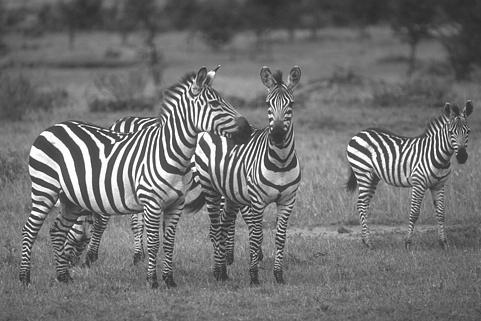
#> input picture project2_edge_detection/zebra.jpg, 481 x 321 px, found by its file name
$ jupyter execute --allow-errors test_detector.ipynb   (older library calls are emulated)
#> lines starting #> are read from the running program, lines starting #| are printed output that depends on the picture
### project2_edge_detection/canny_detector.py
"""
@author Phu Vuong
3rd October 2020, Fall Semester @ Jeonbuk National University, Computer Vision Course
Instructor: Prof. Hyojong Lee
"""
from PIL import Image
import matplotlib.pyplot as plt
import numpy as np
import copy

class canny_detector():
    def __init__(self,img_path = None,gaussian_size=3,gaussian_sigma=1,highThresholdRatio=0.17,lowThresholdRatio=0.4,weak_pixel =75, strong_pixel =255,
                                        strides=1, padding='same', verbose=True, title=None, double_thresh=True, threshold_=30):
        """ This is the canny detector implemented in Python3. This class will initialize some parameters for edge detection.
        gaussian_size: is the kernel size of Gaussian filter
        gaussian_sigma: gaussian sigma hyperparameter
        highThresholdRatio and lowThresholdRatio are the parameters we want to tune. High highThresholdRatio means the less edge we want, lower highThresholdRatio means we want more edge
        and this could result in high noise. lowThresholdRatio is the ratio due to highthreshold.

                                    |--------   those pixels defined as strong pixels => edge pixels
            highthreshold---------- |        ---------                                }
                                    |                  -----------                    }  => weak pixels, these pixels will be reconsidered by edge_hysteresis
            lowthreshold----------- |                             ---------           }
                                    |                                      ------------ => eliminate

        strides is the how much you want to slide your kernel through the image. This function only work with strides = 1 at the moment
        padding is how you want to output to be. If padding = 'same', then the output image will be the same size as the input.
        double_thresh is set to True when we want to use canny detector, if it set to False we will threshold the image by only one threshold
        threshold_ is the value of threshold we want to set when we don't use double threshold
        verbose = True when we want to show the intermediate image as well as the final result
        title is the title of the graph
        highthresholdratio is proportional to the maximum pixel in the image. it uses to compute the highthreshold
        lowthresholdratio is proportional the highthreshold. it uses to compute lowthreshold
        how to use:
        firstly we have to import this class to the command prompt or if you use notebook can also do by: from canny_detector import canny_detector
        then initialize this class: canny = canny_detector() we also need to set the parameter when calling this class
        finally call the function detect_edge()

        if you have any problem can contact me via vmphu@outlook.com

        """
        self.img_path = img_path
        self.gaussian_size = gaussian_size
        self.sigma = gaussian_sigma
        self.highThresholdRatio = highThresholdRatio
        self.lowThresholdRatio = lowThresholdRatio
        self.weak_pixel = weak_pixel
        self.strong_pixel = strong_pixel
        self.strides = strides
        self.padding = padding
        self.verbose = verbose
        self.title = title
        self.double_thresh =double_thresh
        self.threshold_ = threshold_

    def convolve(self, img_path, kernel, title = None):
        """
        This function will take an image, a kernel as input and return the image which is filtered by the kernel.
        The kernel should be in square size, for example (3,3), (5,5), (7,7), (9,9)....

        strides is the how much you want to slide your kernel through the image. This function only work with strides = 1 at the moment

        padding is how you want to output to be. If padding = 'same', then the output image will be the same size as the input.
        """
        if type(img_path)!=str:
            image = img_path
        else:
        # read image
            image = np.array(Image.open(img_path))

        if len(image.shape) ==3:
            image_row, image_col,image_cha = image.shape
        else:
            image_row, image_col =image.shape


        kernel = np.flip(kernel)    # flip the kernel before convolve
        kernel_row, kernel_col = kernel.shape

        # pad the image with zero
        if self.padding == 'same': # padding = same when we want the output equal input
            out_height = int(np.ceil(float(image_row) / float(self.strides)))
            out_width  = int(np.ceil(float(image_col) / float(self.strides)))
        elif self.padding == 'valid': # padding = valid, the output size and input size are different but be able to convolve
            out_height = int(np.ceil(float(image_row - kernel_row + 1) / float(self.strides)))
            out_width  = int(np.ceil(float(image_col - kernel_col + 1) / float(self.strides)))
        pad_along_height = max((out_height - 1) * self.strides +
                        kernel_row - image_row, 0)
        pad_along_width = max((out_width - 1) * self.strides +
                        kernel_col - image_col, 0)
        pad_top = int(pad_along_height // 2)
        pad_bottom = int(pad_along_height - pad_top)
        pad_left = int(pad_along_width // 2)
        pad_right = int(pad_along_width - pad_left)


        #create a empty numpy array to store padded image
        padded_image = np.ndarray(((image_row +(pad_top+pad_bottom)),
                                (image_col +(pad_left+pad_right)) ),np.int)

        # pad image
        padded_image[:,:] = np.pad( image,((pad_top,pad_bottom), (pad_left,pad_right)),'constant')

        # create an output to store the result
        output = np.zeros((out_height, out_width))

        # naive two for loops, there is another way but I did not have time to research further
        for row in range(image_row):
            for col in range(image_col):
                output[row, col] = (1/(kernel_row * kernel_col)) *np.sum(kernel * padded_image[row:row + kernel_row, col:col + kernel_col])

        # retrieve img from numpy array
        output1= Image.fromarray(np.array(np.uint8(output)))

        if self.verbose:
            plt.imshow(output1, cmap ='gray')
            plt.title("Output Image using {} ".format(title))
            plt.show()

        return output


    def gaussian_kernel(self):
        size = self.gaussian_size
        sigma = self.sigma
        size = int(size) // 2
        x, y = np.mgrid[-size:size+1, -size:size+1]
        normal = 1 / (2.0 * np.pi * sigma**2)
        g =  np.exp(-((x**2 + y**2) / (2.0*sigma**2))) * normal
        return g

    def sobel_detection(self, img):

        # create x_kernel and y_kernel
        sobel_x_kernel =np.array([[-1, -2, -1], [0, 0, 0], [1, 2, 1]])
        sobel_y_kernel =np.array([[-1, 0, 1], [-2, 0, 2], [-1, 0, 1]])
        # convolve the image with kernels
        dx = self.convolve(img,sobel_x_kernel, title="gradient in x-direction")
        dy = self.convolve(img,sobel_y_kernel, title="gradient in y-direction")

        #compute gradient magnitude
        G = np.sqrt((np.square(dx)+np.square(dy)))
        G = G / G.max() * 255
        theta = np.arctan(dy, dx) # compute theta
        if self.verbose:
            plt.imshow(G,cmap='gray')
            plt.title("Output Image using sobel filter")
            plt.show()
        return G,theta

    def non_max_suppression(self,img, theta):
        M, N = img.shape
        # create an output
        Z = np.zeros((M,N), dtype=np.int32)

        # convert theta from radian to degree
        angle = theta * 180. / np.pi
        angle[angle < 0] += 180


        for i in range(M):
            for j in range(N):
                try:  # use try to excaspe the border pixels
                    q = 255
                    r = 255

                    #angle 0, horizontal
                    if (0 <= angle[i,j] < 22.5) or (157.5 <= angle[i,j] <= 180):
                        q = img[i, j+1]
                        r = img[i, j-1]
                    #angle 45, diagonal
                    elif (22.5 <= angle[i,j] < 67.5):
                        q = img[i+1, j-1]
                        r = img[i-1, j+1]
                    #angle 90
                    elif (67.5 <= angle[i,j] < 112.5):
                        q = img[i+1, j]
                        r = img[i-1, j]
                    #angle 135, diagonal
                    elif (112.5 <= angle[i,j] < 157.5):
                        q = img[i-1, j-1]
                        r = img[i+1, j+1]

                    if (img[i,j] >= q) and (img[i,j] >= r):
                        Z[i,j] = img[i,j]
                    else:
                        Z[i,j] = 0

                except:
                    pass
        if self.verbose:
            plt.imshow(Z,cmap='gray')
            plt.title("Output Image using non maximum supression ")
            plt.show()
        return Z

    def double_threshold(self, img):

        # compute the highthreshold and lowthreshold respectively based on the ratio
        highThreshold = img.max() * self.highThresholdRatio
        lowThreshold =  self.lowThresholdRatio*highThreshold

        M, N = img.shape
        res = np.zeros((M,N), dtype=np.int32) # create the result matrix for the output

        weak = self.weak_pixel
        strong = self.strong_pixel

        strong_i, strong_j = np.where(img >= highThreshold)  # find where the strong pixels which are greater than the highthreshold

        weak_i, weak_j = np.where((img <= highThreshold) & (img >= lowThreshold)) # find weak pixels which are greater the the lowthreshold but smaller than highthreshold

        # finally get the image with only strong and weak pixels
        res[strong_i, strong_j] = strong
        res[weak_i, weak_j] = weak
        if self.verbose:
            plt.imshow(res,cmap='gray')
            plt.title("Output Image using double thresholding ")
            plt.show()

        return res
    def edge_hysteresis(self, img):
        M, N = img.shape
        weak = self.weak_pixel
        strong = self.strong_pixel

        for i in range(1, M-1):
            for j in range(1, N-1):
                if (img[i,j] == weak):
                    try: # a pixel is considered to be strong if it connected to at least one strong pixel neighbor
                        if ((img[i+1, j-1] == strong) or (img[i+1, j] == strong) or (img[i+1, j+1] == strong)
                            or (img[i, j-1] == strong) or (img[i, j+1] == strong)
                            or (img[i-1, j-1] == strong) or (img[i-1, j] == strong) or (img[i-1, j+1] == strong)):
                            img[i, j] = strong
                        else: # if not eliminate it
                            img[i, j] = 0
                    except IndexError as e:
                        pass
        if self.verbose:
            plt.imshow(img,cmap='gray')
            plt.title("Output Image using hysteresis ")
            plt.show()
        return img
    # [10 lines left out: function normal_threshold, not called in this run]
    def detect_edge(self):
        smooth = self.convolve(self.img_path,self.gaussian_kernel(), title ="Gaussian smooth")
#> in convolve, image is the input picture: shape (321, 481); min 6, max 255, mean 112.1
#> after the loop in convolve, `for row in range(image_row):`:
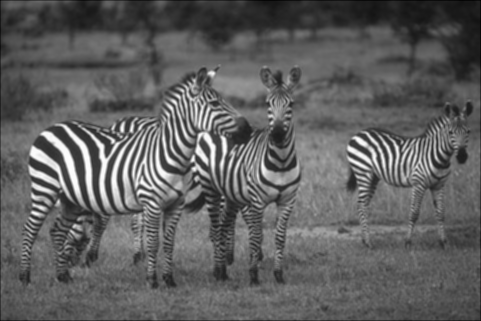
#> output: shape (321, 481) float64; min 1.72, max 16.49, mean 7.24; drawn with min black and max white
        after_sobel, theta = self.sobel_detection(smooth)
#> call 2 of convolve, with kernel = array of shape (3, 3), title = 'gradient in x-direction'
#> after the loop in convolve (call 2), `for row in range(image_row):`:
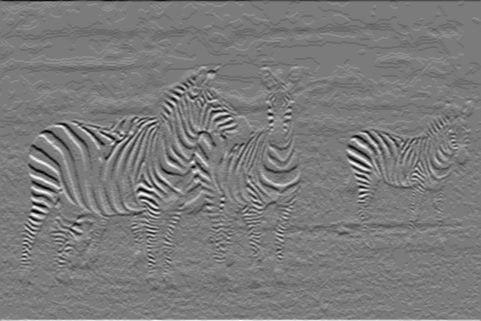
#> output: shape (321, 481) float64; min -3.56, max 3.78, mean -0.00187; drawn with min black and max white
#> call 3 of convolve, with kernel = array of shape (3, 3), title = 'gradient in y-direction'
#> after the loop in convolve (call 3), `for row in range(image_row):`:
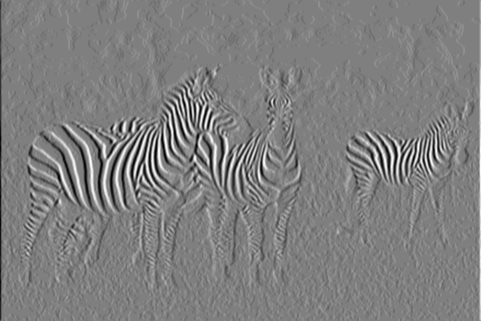
#> output: shape (321, 481) float64; min -3.78, max 3.78, mean 0.000258; drawn with min black and max white
#> in sobel_detection, `G = np.sqrt((np.square(dx)+np.square(dy)))`:
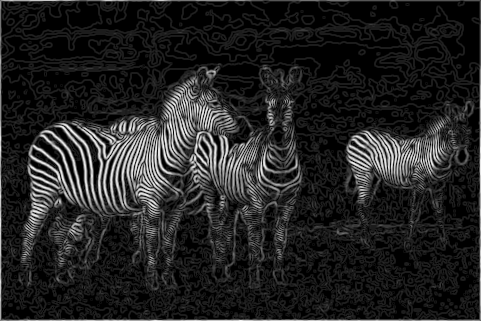
#> G: shape (321, 481) float64; min 0, max 3.96, mean 0.545; drawn with min black and max white
#> in sobel_detection, `theta = np.arctan(dy, dx)`:
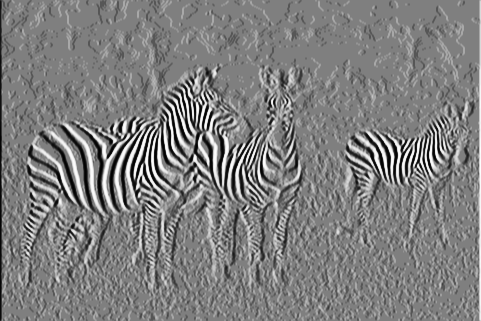
#> theta: shape (321, 481) float64; min -1.31, max 1.31, mean 0.00141; drawn with min black and max white
        after_nms = self.non_max_suppression(after_sobel, theta)
#> in non_max_suppression, `angle[angle < 0] += 180`:
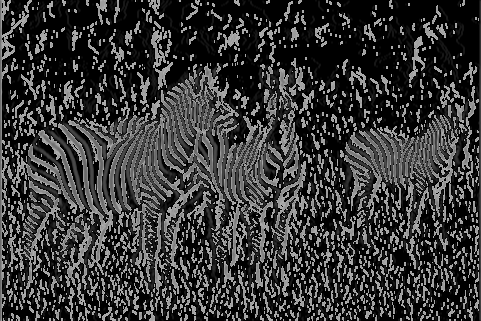
#> angle: shape (321, 481) float64; min 0, max 173.7, mean 55.3
#> after the loop in non_max_suppression, `for i in range(M):`:
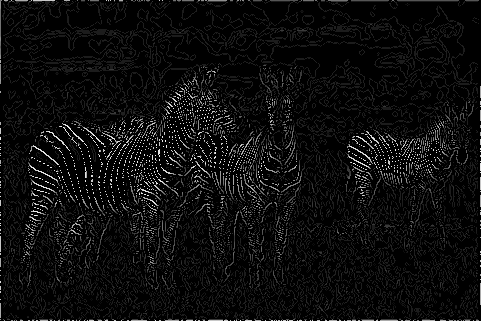
#> Z: shape (321, 481) int32; min 0, max 255, mean 13.3
        if self.double_thresh:
            thresholding = self.double_threshold(after_nms)
#> in double_threshold, `highThreshold = img.max() * self.highThresholdRatio`: highThreshold = 63.75
#> in double_threshold, `lowThreshold =  self.lowThresholdRatio*highThreshold`: lowThreshold = 31.88
#> in double_threshold, `strong_i, strong_j = np.where(img >= highThreshold)`: strong_i = 8580 values from 0 to 320; strong_j = 8580 values, max 480 at index 607, min 0 at index 0, mean 219.4
#> in double_threshold, `weak_i, weak_j = np.where((img <= highThreshold) & (img >= lowThreshol..`: weak_i = 12355 values from 0 to 319; weak_j = 12355 values, max 478 at index 511, min 2 at index 5462, mean 245
#> in double_threshold, `plt.show()`:
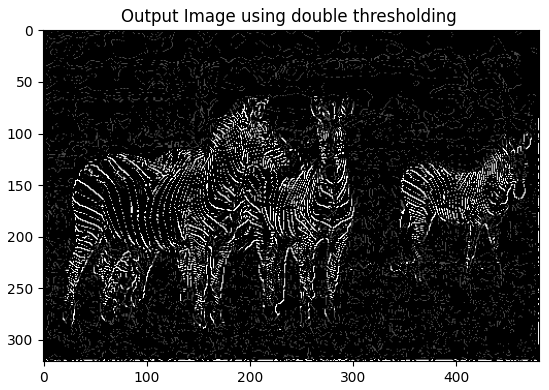
#> figure drawn by matplotlib, 1 panel
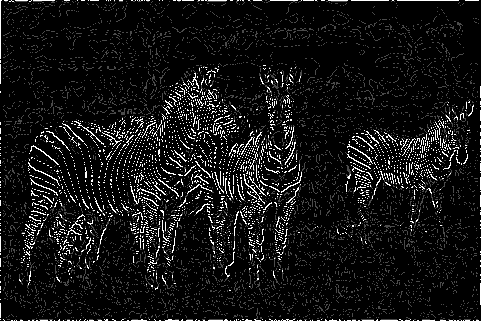
#> thresholding: shape (321, 481) int32; min 0, max 255, mean 20.2
            result = self.edge_hysteresis(thresholding)
#> after the loop in edge_hysteresis, `for i in range(1, M-1):`:
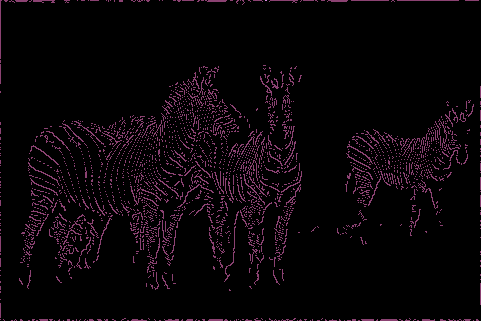
#> img: shape (321, 481) int32; 3 distinct labels, from 0 to 255; one colour per label, 0 black
        else:
            result = self.normal_threshold(after_nms)
        return result

### project2_edge_detection/test_detector.ipynb
[cell 1]
from canny_detector import canny_detector

[cell 2]
img_path = "C:/Users/default.DESKTOP-IU77C8K/OneDrive - jbnu.ac.kr/uni_D/first sem/computer science/lab2/zebra.jpg"

[cell 3]
canny = canny_detector(img_path=img_path,highThresholdRatio=0.25,lowThresholdRatio=0.5, double_thresh=True, threshold_= 45,gaussian_size=3,gaussian_sigma=1.3)
res = canny.detect_edge()

[cell 4]
img_path = "C:/Users/default.DESKTOP-IU77C8K/OneDrive - jbnu.ac.kr/uni_D/first sem/computer science/lab2/noisyimage1.jpg"

[cell 5]
import cv2 as cv
from PIL import Image
import numpy as np

max_lowThreshold = 200
window_name = 'Edge Map'
title_trackbar = 'Min Threshold:'
ratio = 3
kernel_size = 5
def CannyThreshold(val):
    low_threshold = val
    img_blur = cv.blur(src, (3,3))
    detected_edges = cv.Canny(img_blur, low_threshold, low_threshold*ratio, kernel_size)
    mask = detected_edges != 0
    dst = src * (mask[:,:,None].astype(src.dtype))
    cv.imshow(window_name, dst)

src = cv.imread(img_path)
cv.namedWindow(window_name)
cv.createTrackbar(title_trackbar, window_name , 0, max_lowThreshold, CannyThreshold)
#> (the rest of this cell did not finish here and is left out)

#> (a cell that did not finish here is left out)
